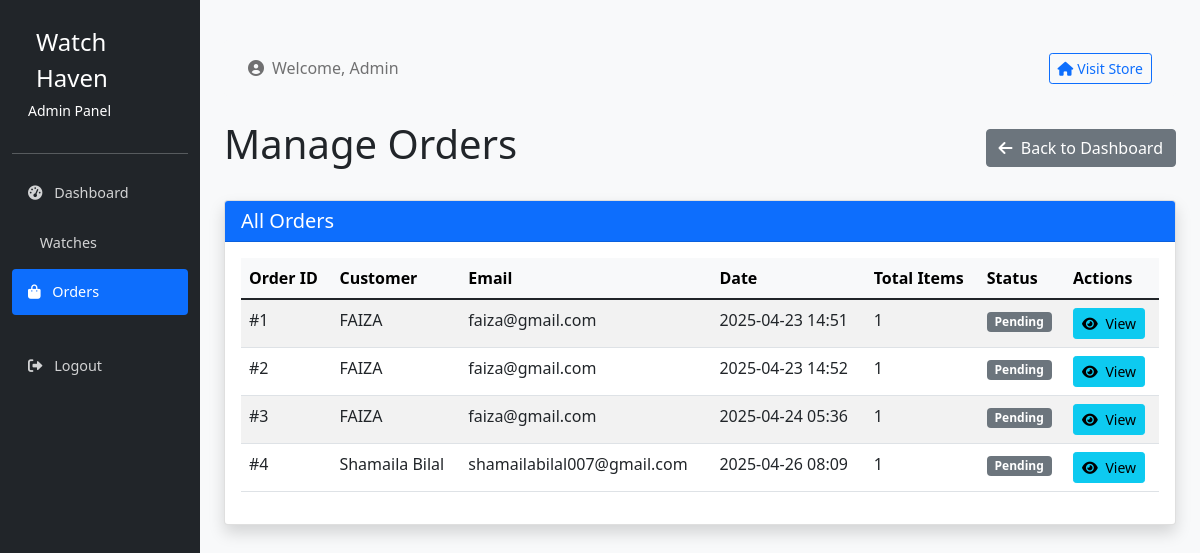
Page /admin/orders (signed in) on the earlier database version.
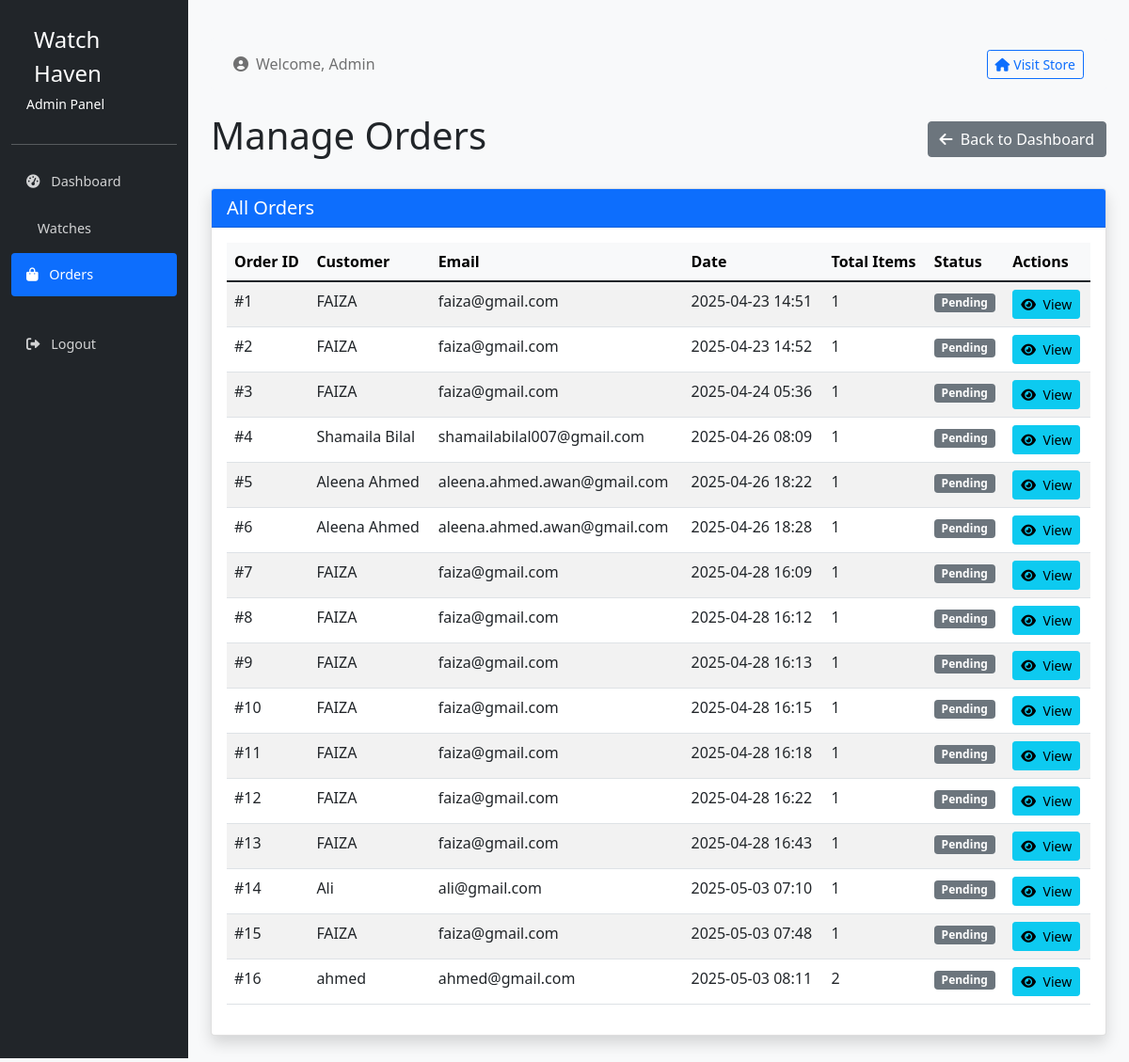
Same page on the later database version.
### models.py (models this page shows, shortened)
class Orders(db.Model):
    id = db.Column(db.Integer, primary_key=True, autoincrement=True)
    user_id = db.Column(db.Integer, db.ForeignKey('users.id'))
    created_at = db.Column(db.TIMESTAMP, default=datetime.utcnow)
    items = db.relationship('OrderItems', backref='order', lazy=True)

class Users(db.Model):
    id = db.Column(db.Integer, primary_key=True, autoincrement=True)
    name = db.Column(db.String(100))
    email = db.Column(db.String(100), unique=True)
    password = db.Column(db.String(100))
    role = db.Column(db.Enum('user', 'admin'), default='user')
    orders = db.relationship('Orders', backref='user', lazy=True)
    cart_items = db.relationship('Cart', backref='user', lazy=True)

### routes.py (the view)
@app.route('/admin/orders')
def admin_orders():
    return AdminOrderRoutes.list_orders()

### routes.py (called while the page is built)
    @staticmethod
    def check_admin():
        if 'user_id' not in session or session['user_role'] != 'admin':
            return False
        return True

    @classmethod
    def list_orders(cls):
        if not cls.check_admin():
            flash('Unauthorized access!')
            return redirect(url_for('index'))
        orders = db.session.query(Orders, Users).join(Users).all()
        return render_template('admin/orders.html', orders=orders)

### templates/admin/orders.html (shortened to what this page needs)
{% extends "admin/layout.html" %}
{% block content %}
<div class="d-flex justify-content-between align-items-center mb-4">
    <h1>Manage Orders</h1>
    <a href="{{ url_for('admin') }}" class="btn btn-secondary">
        <i class="fas fa-arrow-left me-1"></i> Back to Dashboard
    </a>
</div>
<div class="card shadow">
    <div class="card-header bg-primary text-white">
        <h5 class="mb-0">All Orders</h5>
    </div>
    <div class="card-body">
        {% if orders %}
            <div class="table-responsive">
                <table class="table table-striped table-hover">
                    <thead class="table-light">
                        <tr>
                            <th>Order ID</th>
                            <th>Customer</th>
                            <th>Email</th>
                            <th>Date</th>
                            <th>Total Items</th>
                            <th>Status</th>
                            <th>Actions</th>
                        </tr>
                    </thead>
                    <tbody>
                        {% for order, user in orders %}
                            <tr>
                                <td>#{{ order.id }}</td>
                                <td>{{ user.name }}</td>
                                <td>{{ user.email }}</td>
                                <td>{{ order.created_at.strftime('%Y-%m-%d %H:%M') }}</td>
                                <td>{{ order.items|length }}</td>
                                <td>
                                    {% if order.status %}
                                        <span class="badge bg-{{
                                            'success' if order.status == 'delivered' else
                                            'warning' if order.status == 'processing' or order.status == 'shipped' else
                                            'danger' if order.status == 'cancelled' else
                                            'info'
                                        }}">
                                            {{ order.status|capitalize }}
                                        </span>
                                    {% else %}
                                        <span class="badge bg-secondary">Pending</span>
                                    {% endif %}
                                </td>
                                <td>
                                    <div class="btn-group" role="group">
                                        <a href="{{ url_for('admin_order_detail', id=order.id) }}" class="btn btn-sm btn-info">
                                            <i class="fas fa-eye me-1"></i> View
                                        </a>
                                    </div>
                                </td>
                            </tr>
                        {% endfor %}
                    </tbody>
                </table>
            </div>
        {% else %}
            <div class="alert alert-info">
                <i class="fas fa-info-circle me-2"></i> No orders have been placed yet.
            </div>
        {% endif %}
    </div>
</div>
{% endblock %}

### templates/admin/layout.html (shortened to what this page needs)
<!DOCTYPE html>
<html lang="en">
<head>
    <link href="https://cdn.jsdelivr.net/npm/bootstrap@5.1.3/dist/css/bootstrap.min.css" rel="stylesheet">
    <link rel="stylesheet" href="https://cdnjs.cloudflare.com/ajax/libs/font-awesome/6.0.0-beta3/css/all.min.css">
</head>
<body>
    <div class="container-fluid">
        <div class="row">
            <div class="col-md-3 col-lg-2 d-md-block sidebar collapse">
                <div class="pt-4 pb-3 px-3 text-white">
                    <div class="d-flex align-items-center">
                        <span class="logo-text">Watch Haven</span>
                    </div>
                    <div class="small mt-1">Admin Panel</div>
                </div>
                <hr class="bg-light">
                <ul class="nav flex-column">
                    <li class="nav-item">
                        <a class="nav-link {% if request.endpoint == 'admin' %}active{% endif %}" href="{{ url_for('admin') }}">
                            <i class="fas fa-tachometer-alt"></i> Dashboard
                        </a>
                    </li>
                    <li class="nav-item">
                        <a class="nav-link {% if request.endpoint == 'admin_watches' %}active{% endif %}" href="{{ url_for('admin_watches') }}">
                             Watches
                        </a>
                    </li>
                    <li class="nav-item">
                        <a class="nav-link {% if request.endpoint == 'admin_orders' %}active{% endif %}" href="{{ url_for('admin_orders') }}">
                            <i class="fas fa-shopping-bag"></i> Orders
                        </a>
                    </li>
                    <li class="nav-item mt-4">
                        <a class="nav-link" href="{{ url_for('logout') }}">
                            <i class="fas fa-sign-out-alt"></i> Logout
                        </a>
                    </li>
                </ul>
            </div>
            <main class="col-md-9 ms-sm-auto col-lg-10 px-md-4 main-content">
                <nav class="navbar navbar-expand-lg navbar-light bg-light rounded mb-4 mt-3">
                    <div class="container-fluid">
                        <span class="navbar-text">
                            <i class="fas fa-user-circle me-2"></i>Welcome, Admin
                        </span>
                        <div class="d-flex">
                            <a href="{{ url_for('index') }}" class="btn btn-outline-primary btn-sm">
                                <i class="fas fa-home me-1"></i>Visit Store
                            </a>
                        </div>
                    </div>
                </nav>
                {% block content %}{% endblock %}
            </main>
        </div>
    </div>
</body>
</html>

### templates/admin/layout.html (style rules this page uses)
body { background-color: #f8f9fa; padding-bottom: 2rem; }
.sidebar { min-height: 100vh; background-color: #212529; }
.sidebar .nav-link { color: rgba(255, 255, 255, 0.8); font-size: 0.9rem; padding: 0.75rem 1rem; border-radius: 0.25rem; margin-bottom: 0.25rem; }
.sidebar .nav-link.active { color: #fff; background-color: #0d6efd; }
.sidebar .nav-link i { margin-right: 0.5rem; }
.main-content { padding: 1.5rem; }
.logo-text { font-size: 1.5rem; margin-left: 0.5rem; }

Differences in the rows shown:
added Orders: id "5", name "Aleena Ahmed", email "aleena.ahmed.awan@gmail.com", created_at "2025-04-26 18:22", items|length "1"
added Orders: id "6", name "Aleena Ahmed", email "aleena.ahmed.awan@gmail.com", created_at "2025-04-26 18:28", items|length "1"
added Orders: id "7", name "FAIZA", email "faiza@gmail.com", created_at "2025-04-28 16:09", items|length "1"
added Orders: id "8", name "FAIZA", email "faiza@gmail.com", created_at "2025-04-28 16:12", items|length "1"
added Orders: id "9", name "FAIZA", email "faiza@gmail.com", created_at "2025-04-28 16:13", items|length "1"
added Orders: id "10", name "FAIZA", email "faiza@gmail.com", created_at "2025-04-28 16:15", items|length "1"
added Orders: id "11", name "FAIZA", email "faiza@gmail.com", created_at "2025-04-28 16:18", items|length "1"
added Orders: id "12", name "FAIZA", email "faiza@gmail.com", created_at "2025-04-28 16:22", items|length "1"
added Orders: id "13", name "FAIZA", email "faiza@gmail.com", created_at "2025-04-28 16:43", items|length "1"
added Orders: id "14", name "Ali", email "ali@gmail.com", created_at "2025-05-03 07:10", items|length "1"
added Orders: id "15", name "FAIZA", email "faiza@gmail.com", created_at "2025-05-03 07:48", items|length "1"
added Orders: id "16", name "ahmed", email "ahmed@gmail.com", created_at "2025-05-03 08:11", items|length "2"
